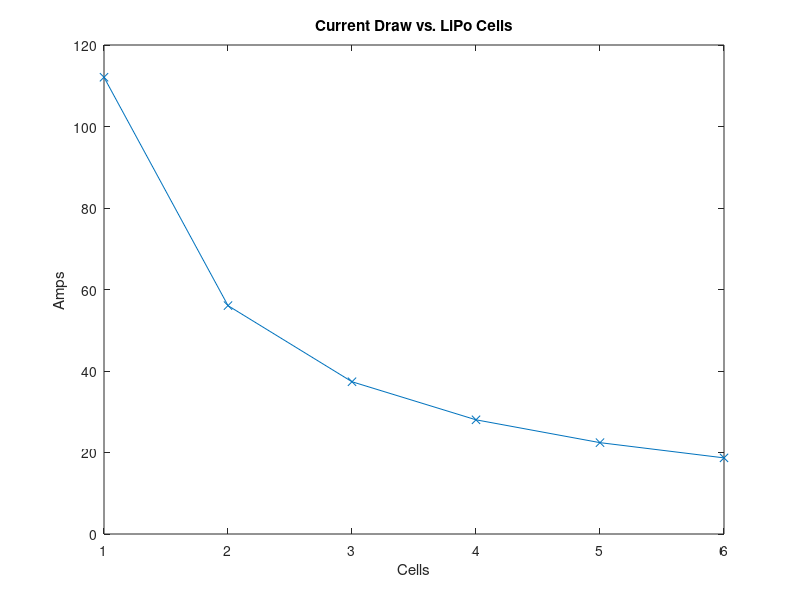
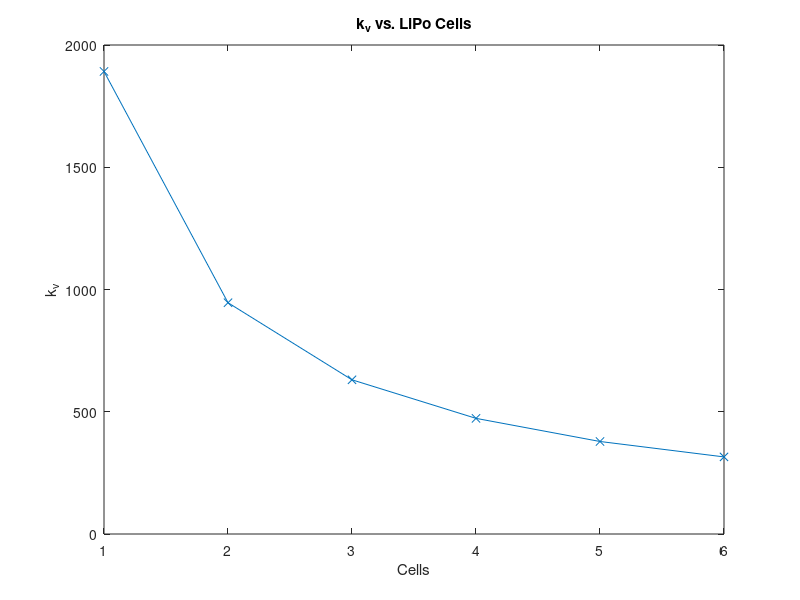

Reproduce these figures in MATLAB, in order.
clear; close all; clc;

% % parameters
% cells = 1:6;
% power_loading = 81.35; % N/kW
% thrust = 200; % lbf
% thrust_per_rotor = 6.669;
% motor_efficiency = 0.84;
% rotor_diameter = 18; % inches
% rpm = 5000;
% parameters
cells = 1:6;
power_loading = 78.89; % N/kW
thrust = 200; % lbf
thrust_per_rotor = 6.176;
motor_efficiency = 0.84;
rotor_diameter = 16; % inches
rpm = 7000;

w.batt = 0.15; % kg
w.motor = 0.15;
w.esc = 0.05;
w.harness = 5.4; 


% derived
volts = cells*3.7;
rotors = thrust / thrust_per_rotor;
radius = rotor_diameter / 2 * 0.0254;
area = pi*radius^2;


% results
thrust_metric = thrust * 4.45;
overall_power = thrust_metric / power_loading / motor_efficiency; % kW
disp(['Overall Power: ' num2str(overall_power) ' kW']);
motor_power = overall_power / rotors * 1000; % W
disp(['Power Per Motor: ' num2str(motor_power) ' W']);
disp(['Number of Rotors Required: ' num2str(rotors)]);

ideal_power = (thrust_metric/rotors)^(1.5) * sqrt(0.5 / 1.18 / area);
disp(['Rotor figure of merit: ' num2str(ideal_power / motor_power)]);
overall_ideal_power = (thrust_metric)^(1.5) * sqrt(0.5 / 1.18 / area / rotors);

uw = w.batt+w.motor+w.esc;
mw = rotors*uw + w.harness;
disp(['Machine Weight: ' num2str(mw) ' kg']);
disp(['Overall Thrust Amplify: ' num2str(thrust_metric / 9.8 / mw)]);
disp(['Unit Thrust Amplify: ' num2str(thrust_per_rotor*4.45 ...
    / 9.8 / uw)]);
disp(['Excess Thrust: ' num2str(thrust - mw*9.8/4.45) ' lbf']);

figure;
plot(cells, motor_power./volts,'x-');
title('Current Draw vs. LiPo Cells');
xlabel('Cells');
ylabel('Amps');

figure;
plot(cells, rpm ./ volts,'x-');
title('k_v vs. LiPo Cells');
xlabel('Cells');
ylabel('k_v');


